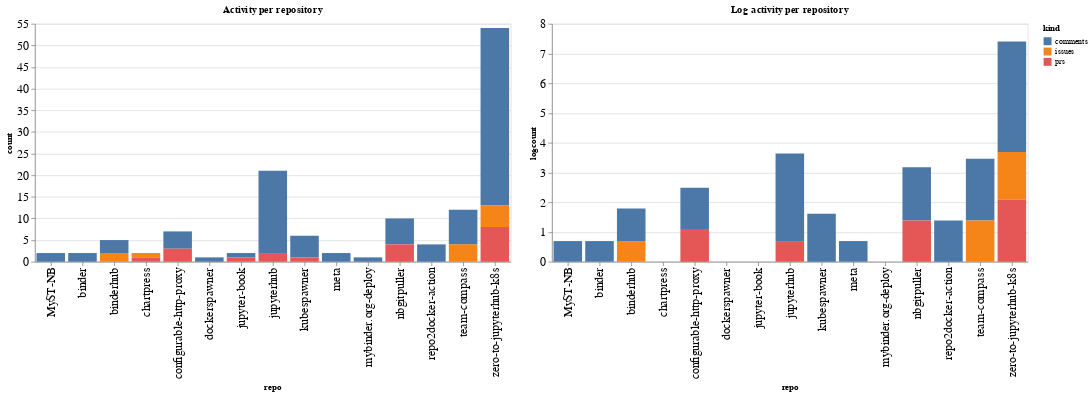

Write notebook code for a chart like this one.
### Code cell
ch1 = alt.Chart(repo_summaries, width=600, title="Activity per repository").mark_bar().encode(
    x='repo',
    y='count',
    color='kind',
    tooltip="kind"
)

ch2 = alt.Chart(repo_summaries, width=600, title="Log activity per repository").mark_bar().encode(
    x='repo',
    y='logcount',
    color='kind',
    tooltip="kind"
)

ch1 | ch2

### Figure 1 — Vega-Lite specification as saved in the notebook (floating-point values rounded to 4 significant figures)
{"config": {"axisLeft": {"labelFontSize": 15}, "axisBottom": {"labelFontSize": 15}}, "hconcat": [{"mark": "bar", "encoding": {"color": {"type": "nominal", "field": "kind"}, "tooltip": {"type": "nominal", "field": "kind"}, "x": {"type": "nominal", "field": "repo"}, "y": {"type": "quantitative", "field": "count"}}, "title": "Activity per repository", "width": 600}, {"mark": "bar", "encoding": {"color": {"type": "nominal", "field": "kind"}, "tooltip": {"type": "nominal", "field": "kind"}, "x": {"type": "nominal", "field": "repo"}, "y": {"type": "quantitative", "field": "logcount"}}, "title": "Log activity per repository", "width": 600}], "data": {"name": "data-625f0e280a49fbee2d8bc05dc6b55659"}, "$schema": "https://vega.github.io/schema/vega-lite/v4.8.1.json", "datasets": {"data-625f0e280a49fbee2d8bc05dc6b55659": [{"repo": "MyST-NB", "kind": "comments", "count": 2, "logcount": 0.6931}, {"repo": "binder", "kind": "comments", "count": 2, "logcount": 0.6931}, {"repo": "binderhub", "kind": "comments", "count": 3, "logcount": 1.099}, {"repo": "binderhub", "kind": "issues", "count": 2, "logcount": 0.6931}, {"repo": "chartpress", "kind": "issues", "count": 1, "logcount": 0.0}, {"repo": "chartpress", "kind": "prs", "count": 1, "logcount": 0.0}, {"repo": "configurable-http-proxy", "kind": "comments", "count": 4, "logcount": 1.386}, {"repo": "configurable-http-proxy", "kind": "prs", "count": 3, "logcount": 1.099}, {"repo": "dockerspawner", "kind": "comments", "count": 1, "logcount": 0.0}, {"repo": "jupyter-book", "kind": "comments", "count": 1, "logcount": 0.0}, {"repo": "jupyter-book", "kind": "prs", "count": 1, "logcount": 0.0}, {"repo": "jupyterhub", "kind": "comments", "count": 19, "logcount": 2.944}, {"repo": "jupyterhub", "kind": "prs", "count": 2, "logcount": 0.6931}, {"repo": "kubespawner", "kind": "comments", "count": 5, "logcount": 1.609}, {"repo": "kubespawner", "kind": "prs", "count": 1, "logcount": 0.0}, {"repo": "meta", "kind": "comments", "count": 2, "logcount": 0.6931}, {"repo": "mybinder.org-deploy", "kind": "comments", "count": 1, "logcount": 0.0}, {"repo": "nbgitpuller", "kind": "comments", "count": 6, "logcount": 1.792}, {"repo": "nbgitpuller", "kind": "prs", "count": 4, "logcount": 1.386}, {"repo": "repo2docker-action", "kind": "comments", "count": 4, "logcount": 1.386}, {"repo": "team-compass", "kind": "comments", "count": 8, "logcount": 2.079}, {"repo": "team-compass", "kind": "issues", "count": 4, "logcount": 1.386}, {"repo": "zero-to-jupyterhub-k8s", "kind": "comments", "count": 41, "logcount": 3.714}, {"repo": "zero-to-jupyterhub-k8s", "kind": "issues", "count": 5, "logcount": 1.609}, {"repo": "zero-to-jupyterhub-k8s", "kind": "prs", "count": 8, "logcount": 2.079}]}}
